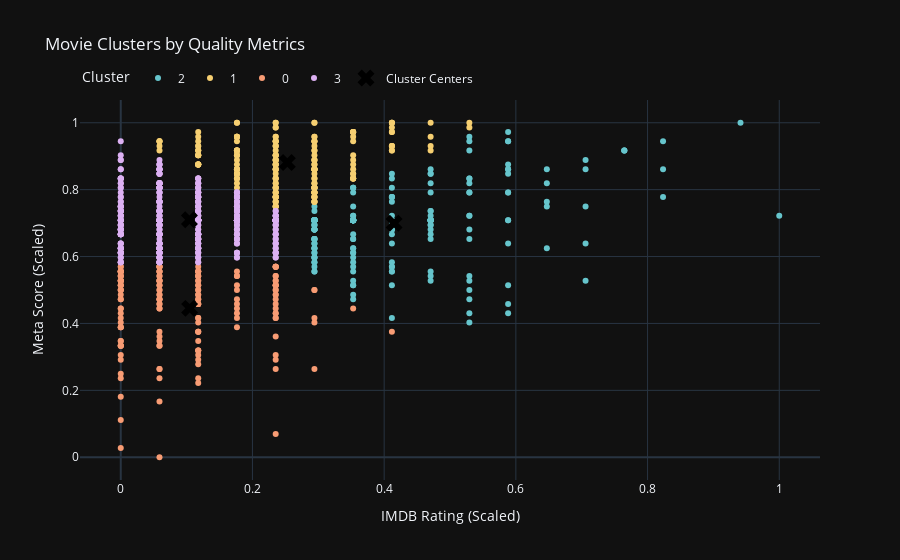

The notebook cell this image was saved under:
### Code cell
fig = px.scatter(quality_data, x='IMDB_Rating_Scaled', y='Meta_score_Scaled',
                color='Cluster', hover_name=df.index,
                title='Movie Clusters by Quality Metrics',
                labels={
                    'IMDB_Rating_Scaled': 'IMDB Rating (Scaled)',
                    'Meta_score_Scaled': 'Meta Score (Scaled)'
                },
                color_discrete_sequence=px.colors.qualitative.Pastel)

# Add cluster centers
centers = kmeans.cluster_centers_
fig.add_trace(go.Scatter(
    x=centers[:, 0], y=centers[:, 1],
    mode='markers',
    marker=dict(size=15, color='Black', symbol='x'),
    name='Cluster Centers'
))

fig.update_layout(legend=dict(orientation="h", yanchor="bottom", y=1.02))
fig.show()

### Figure 1 — Plotly figure (JSON) as saved in the notebook; plotly's stock layout.template omitted (floating-point values rounded to 4 significant figures; data arrays with more than 128 entries replaced by an {"elided": "..."} marker saying what was removed)
{"data": [{"hovertemplate": "<b>%{hovertext}</b><br><br>Cluster=2<br>IMDB Rating (Scaled)=%{x}<br>Meta Score (Scaled)=%{y}<extra></extra>", "hovertext": {"elided": "233 float values"}, "legendgroup": "2", "marker": {"color": "rgb(102, 197, 204)", "symbol": "circle"}, "mode": "markers", "name": "2", "orientation": "v", "showlegend": true, "x": {"elided": "233 float values"}, "xaxis": "x", "y": {"elided": "233 float values"}, "yaxis": "y", "type": "scatter"}, {"hovertemplate": "<b>%{hovertext}</b><br><br>Cluster=1<br>IMDB Rating (Scaled)=%{x}<br>Meta Score (Scaled)=%{y}<extra></extra>", "hovertext": {"elided": "193 float values"}, "legendgroup": "1", "marker": {"color": "rgb(246, 207, 113)", "symbol": "circle"}, "mode": "markers", "name": "1", "orientation": "v", "showlegend": true, "x": {"elided": "193 float values"}, "xaxis": "x", "y": {"elided": "193 float values"}, "yaxis": "y", "type": "scatter"}, {"hovertemplate": "<b>%{hovertext}</b><br><br>Cluster=0<br>IMDB Rating (Scaled)=%{x}<br>Meta Score (Scaled)=%{y}<extra></extra>", "hovertext": {"elided": "167 float values"}, "legendgroup": "0", "marker": {"color": "rgb(248, 156, 116)", "symbol": "circle"}, "mode": "markers", "name": "0", "orientation": "v", "showlegend": true, "x": {"elided": "167 float values"}, "xaxis": "x", "y": {"elided": "167 float values"}, "yaxis": "y", "type": "scatter"}, {"hovertemplate": "<b>%{hovertext}</b><br><br>Cluster=3<br>IMDB Rating (Scaled)=%{x}<br>Meta Score (Scaled)=%{y}<extra></extra>", "hovertext": {"elided": "407 float values"}, "legendgroup": "3", "marker": {"color": "rgb(220, 176, 242)", "symbol": "circle"}, "mode": "markers", "name": "3", "orientation": "v", "showlegend": true, "x": {"elided": "407 float values"}, "xaxis": "x", "y": {"elided": "407 float values"}, "yaxis": "y", "type": "scatter"}, {"marker": {"color": "Black", "size": 15, "symbol": "x"}, "mode": "markers", "name": "Cluster Centers", "x": [0.1046, 0.253, 0.415, 0.1044], "y": [0.4451, 0.8814, 0.6995, 0.7098], "type": "scatter"}], "layout": {"xaxis": {"anchor": "y", "domain": [0.0, 1.0], "title": {"text": "IMDB Rating (Scaled)"}}, "yaxis": {"anchor": "x", "domain": [0.0, 1.0], "title": {"text": "Meta Score (Scaled)"}}, "legend": {"title": {"text": "Cluster"}, "tracegroupgap": 0, "orientation": "h", "yanchor": "bottom", "y": 1.02}, "title": {"text": "Movie Clusters by Quality Metrics"}}}
